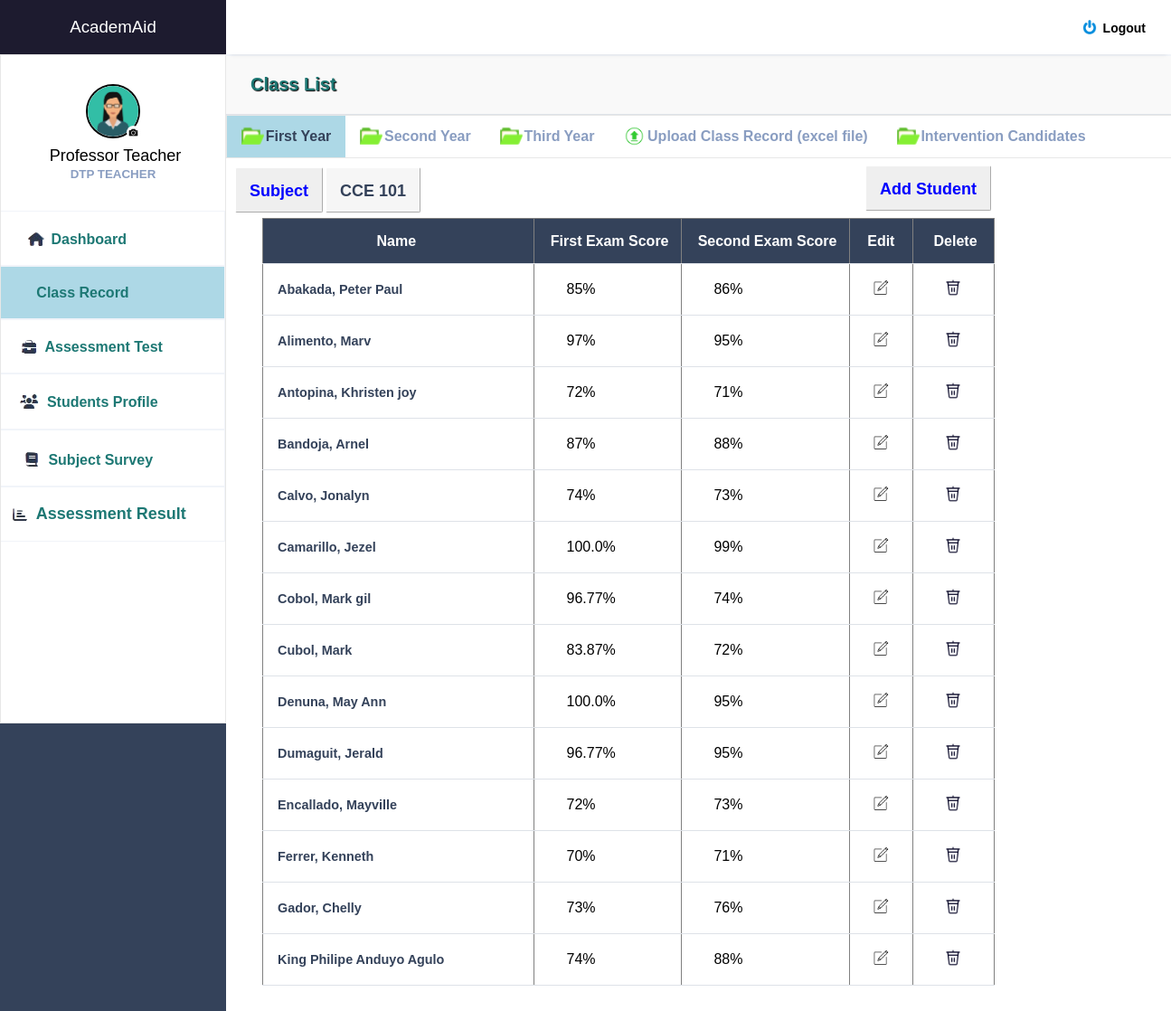
Screenshot of /subject1.php (signed in) with the database file from the repository.
### tables this page shows
CREATE TABLE `tbl_users` (
  `user_id` int(11) NOT NULL,
  `user_uname` varchar(255) NOT NULL,
  `user_pass` varchar(255) NOT NULL,
  `role_id` varchar(255) NOT NULL,
  `fullname` varchar(255) NOT NULL,
  `course` varchar(255) NOT NULL,
  `year` int(11) NOT NULL,
  `program` varchar(255) NOT NULL,
  `id_number` varchar(255) NOT NULL,
  `email` varchar(255) NOT NULL,
  `contact_number` varchar(255) NOT NULL,
  `address` varchar(255) NOT NULL,
  `birthday` varchar(255) NOT NULL,
  `gender` varchar(255) NOT NULL,
  `skills` varchar(255) NOT NULL,
  `image` varchar(250) NOT NULL,
  `exam_score` varchar(255) NOT NULL,
  `subject` varchar(255) NOT NULL,
  `exam_score2` varchar(255) NOT NULL,
  `cc102_1` varchar(255) NOT NULL,
  `cc102_2` varchar(255) NOT NULL,
  `elec` varchar(255) NOT NULL,
  `elec2` varchar(255) NOT NULL,
  `netw` varchar(255) NOT NULL,
  `netw2` varchar(255) NOT NULL,
  `integ` varchar(255) NOT NULL,
  `integ2` varchar(255) NOT NULL,
  `assur` varchar(255) NOT NULL,
  `assur2` varchar(255) NOT NULL
);

### subject1.php (the view, shortened to what this page needs)
<?php
include 'class_first.php';
include '_conn.php';
?>
<html>
<head>
<link rel="stylesheet" href="https://cdnjs.cloudflare.com/ajax/libs/font-awesome/6.0.0/css/all.min.css">
</head>
<body>
<br>
<h2 style="margin-top: -8px; margin-left: 110px;padding: 15px; height: 50px;  font-size: 18px; color: #34425A; border-radius: 2px; border-color: white; border-width: 1px;  position: absolute; background-color: #f6f6f6; border-style: outset">CCE 101</h2>
<button onclick="openModal()" style="padding: 15px; height: 50px; margin-left: 600px; font-size: 18px; color: blue; border-radius: 2px; border-color: white; border-width: 1px; margin-top: -10px; position: relative; cursor: pointer"><b>Add Student</b></button>
<div style="margin-top: -10px; margin-left: 40px; position: ">
            <?php
            if (isset($_SESSION['user_id'])) {
                $sql = "SELECT * FROM tbl_users WHERE exam_score and exam_score2 IS NOT NULL AND year IN (1)  ORDER BY fullname ASC";
                $result = $conn->query($sql);
                if ($result->num_rows > 0) {
                    echo "<table border='1'>";
                    echo "<tr><th style='width: 300px; height: 50px; background-color: #34425A;color: white'>&nbsp&nbsp&nbsp&nbspName &nbsp&nbsp&nbsp&nbsp</th>
                        <th style='background-color:  #34425A;color: white'> &nbsp&nbsp&nbsp First Exam Score&nbsp&nbsp&nbsp </th>
                        <th style='background-color:  #34425A;color: white'> &nbsp&nbsp&nbsp Second Exam Score&nbsp&nbsp&nbsp </th>
                        <th style='background-color:  #34425A;color: white; width: 30px'> &nbsp&nbsp&nbsp Edit &nbsp&nbsp&nbsp </th>
                        <th style='background-color:  #34425A;color: white'> &nbsp&nbsp&nbsp Delete&nbsp&nbsp&nbsp </th>
                        </tr>";
                    while ($row = $result->fetch_assoc()) {
                        echo "<tr><td style='color: #34425A'>"
                            . $row["fullname"] . "&nbsp&nbsp&nbsp&nbsp&nbsp</td>
                            &nbsp<td style='color: black'>&nbsp&nbsp&nbsp&nbsp&nbsp&nbsp&nbsp&nbsp"
                            . $row["exam_score"] . "%&nbsp&nbsp&nbsp&nbsp&nbsp</td>
                            &nbsp<td style='color: black'>&nbsp&nbsp&nbsp&nbsp&nbsp&nbsp&nbsp&nbsp"
                            . $row["exam_score2"] . "%&nbsp&nbsp&nbsp&nbsp&nbsp</td>
                            <td style='width: 70px'><a href='edit_student.php?id=" . $row['user_id'] . "'><center><img src='images/edit_icon.PNG' style='height: 20px; width: 20px'></center></a></td>
                            <td style='width: 90px'><a href='delete_student.php?id=" . $row['user_id'] . "'><center><img src='images/delete_gif.gif' style='height: 20px; width: 20px'></center></a></td>
                            </tr>&nbsp&nbsp&nbsp&nbsp&nbsp &nbsp&nbsp&nbsp";
                    }
                    echo "</table>";
                } else {
                    echo "No results for the logged-in user";
                }
            } else {
                echo "User not logged in";
            }
            ?>
        </div>
        <br>
            <br><br>
</body>
</html>

### dashboard_teacher.php (shortened to what this page needs)
<!DOCTYPE html>
<html lang="en">
<head>
    <link rel="stylesheet" href="styler.css">
    <link rel="stylesheet" href="https://maxst.icons8.com/vue-static/landings/line-awesome/line-awesome/1.3.0/css/line-awesome.min.css">
</head>
<body>
    <div class="sidebar">
        <div class="side-header" style="background-color: #1D1B2F">
            <a href="dashboard_teacher_welc.php"><h3>Academ<span>Aid</span></h3></a>
        </div>
        <div class="side-content" style="background-color: white; border: 1px solid #e7e7e7">
            <div class="profile">
               <a href="teacher_profile.php">
               <?php
               include 'teacher_pic.php';
               ?></a>
                <h4 style="color: black; margin-top: 5px;  font-size: 18px"><?php
        if (isset($_SESSION['user_id'])) {
          $loggedInUserId = $_SESSION['user_id'];
          $sql = "SELECT * FROM tbl_users WHERE user_id = $loggedInUserId";
          $result = $conn->query($sql);
        if ($result->num_rows > 0) {
         while ($row = $result->fetch_assoc()) {
        echo "&nbsp". $row["fullname"] ; }}}?></h4>
                <small>DTP TEACHER</small>
            </div>
            <div class="side-menu" style="background-color: ">
                <ul>
                 <li style="border-style: solid; border-width: 1px; border-color: #f1f4f9; margin-left: -80px">
                       <a href="dashboard_teacher_welc.php"
                       <?php echo isset($a) ? 'style="background-color: lightblue; color: black; font-weight: bold;' : ''; ?>>
                          <img src="images/dash_icon.png" style=" position: relative; margin-bottom: -7px; ">
                        <small style="font-size: 16px; color: #1d7874"><b>Dashboard</b></small>
                        </a></li>
                 <li style="border-style: solid; border-width: 1px; border-color: #f1f4f9; margin-left: -67px">
                       <a href="class_record.php"
                       <?php echo isset($b) ? 'style="background-color: lightblue; color: white;font-weight: bold;' : ''; ?>>
                            <img src="images/subj_icon.png" style=" position: relative; margin-bottom: -7px; ">
                            <small style="font-size: 16px; color: #1d7874; font-weight:bold">Class Record</small>
                        </a> </li>
                <li style="border-style: solid; border-width: 1px; border-color: #f1f4f9; margin-left: -50px">
                       <a href="intervene_teacher.php"
                       <?php echo isset($c) ? 'style="background-color: lightblue; color: white;font-weight: bold;' : ''; ?>>
                            <img src="images/interv_icon.png" style=" position: relative; margin-bottom: -7px; ">
                            <small style="font-size: 16px; color: #1d7874; font-weight:bold">Assessment Test</small>
                        </a> </li>
                    <li style="border-style: solid; border-width: 1px; border-color: #f1f4f9; margin-left: -57px">
                       <a href="student_profile.php"
                       <?php echo isset($d) ? 'style="background-color: lightblue; color: white;font-weight: bold;' : ''; ?>>
                            <img src="images/stuy_icon.png" style=" position: relative; margin-bottom: -7px; ">
                            <small style="font-size: 16px; color: #1d7874; font-weight:bold">Students Profile</small>
                       </a>  </li>
                    <li style="border-style: solid; border-width: 1px; border-color: #f1f4f9; margin-left: -57px">
                       <a href="exit_survey_teacher.php"
                       <?php echo isset($e) ? 'style="background-color: lightblue; color: white;font-weight: bold;' : ''; ?>>
                           <img src="images/subj_icon.png" style=" position: relative; margin-bottom: -7px; ">
                            <small style="font-size: 16px; color: #1d7874; font-weight:bold">Subject Survey</small>
                       </a>
                    </li>
                    <li style="border-style: solid; border-width: 1px; border-color: #f1f4f9; margin-left: -35px">
                       <a href="yearly_result.php"
                       <?php echo isset($f) ? 'style="background-color: lightblue; color: white;font-weight: bold;' : ''; ?>>
                          <img src="images/yearly_icon.png" style=" position: relative; margin-bottom: -7px; ">
                            <small style="font-size: 18px; color: #1d7874; font-weight:bold">Assessment Result</small>
                       </a>
                    </li>
                </ul>
            </div>
        </div>
    </div>
    <div class="main-content">
        <header>
            <div class="header-content">
                <div class="header-menu">
                    <div class="user">
                        <div class="bg-img" style="background-image: url(img/1.jpeg)"></div>
                        <a href="logout.php" onclick="confirmLogout(event)" style="color: black; margin-right: 12px; margin-top: 5px"><span><b style="font-size: 14px"><img src="images/logout.png" style="position: absolute; height: 16px; width: 16px; margin-left: -23px; margin-top: -1px;">Logout</b></span></a>
                    </div>
                </div>
            </div>
        </header>
            <main style="margin-top: 20px">
         </main>
</body>
</html>

### teacher_pic.php (shortened to what this page needs)
<?php
require '_conn.php';
$loggedInUserId = $_SESSION['user_id'];
$user = mysqli_fetch_assoc(mysqli_query($conn, "SELECT * FROM tbl_users WHERE user_id = $loggedInUserId"));
?>
<html>
<head>
<body>
<form class="form" id = "form" action="" enctype="multipart/form-data" method="post">
                                        <div class="upload">
                                            <?php
                                            $image = $user['image'];
                                            ?>
                                    <img src="profile_pictures/<?php echo $image; ?>" width ="125" height="125" title="<?php echo $image; ?>">
                                      <div class="round">
                                        <i class="fa-camera" style = "color: #fff"></i>
                                        </div>
                                       </div>
                                    </form>

### styler.css (style rules this page uses)
:root { --main-color: #22BAA0; --color-dark: #34425A; --text-grey: #B0B0B0; }
* { margin: 0; padding: 0; text-decoration: none; list-style-type: none; box-sizing: border-box; font-family: 'Merriweather', sans-serif; }
.sidebar { position: fixed; height: 100%; width: 250px; left: 0; bottom: 0; top: 0; z-index: 100; background: var(--color-dark); transition: left 300ms; }
.side-header { box-shadow: 0px 5px 5px -5px rgb(0 0 0 /10%); background: var(--main-color); height: 60px; display: flex; justify-content: center; align-items: center; }
.side-header h3, side-head span { color: #fff; font-weight: 400; }
.side-content { height: calc(100vh - 60px); overflow: auto; }
.profile { text-align: center; padding: 2rem 0rem; }
.bg-img { background-repeat: no-repeat; background-size: cover; border-radius: 50%; background-size: cover; }
.profile h4 { color: #fff; font-weight: 500; }
.profile small { color: #899DC1; font-weight: 600; }
.side-menu ul { text-align: center; }
.side-menu a { display: block; padding: 1.2rem 0rem; }
.side-menu a span, .side-menu a small { color: #899DC1; }
.main-content { margin-left: 250px; width: calc(100% - 165px); transition: margin-left 300ms; }
header { position: fixed; right: 0; top: 0; left: 250px; z-index: 100; height: 60px; box-shadow: 0px 5px 5px -5px rgb(0 0 0 /10%); background: #fff; transition: left 300ms; }
.header-content, .header-menu { display: flex; align-items: center; }
.header-content { justify-content: space-between; padding: 0rem 1rem; }
.header-menu { justify-content: flex-end; padding-top: .5rem; }
.user { display: flex; align-items: center; }
.user div, .client-img { height: 40px; width: 40px; margin-right: 1rem; }
.user span:last-child { display: inline-block; margin-left: .3rem; font-size: .8rem; }
main { margin-top: 60px; }
input, button, select { outline: none; }
table { border-collapse: collapse; }
table tbody td { padding: 1rem 0rem; color: #444; }
table tbody td:first-child { padding-left: 1rem; color: var(--main-color); font-weight: 600; font-size: .9rem; }
table tbody tr { border-bottom: 1px solid #dee2e8; }

### teacher_pic.php (style rules this page uses)
.upload { width: 125px; position: relative; margin: auto; }
.upload img { height: 60px; width: 60px; border-radius: 50%; border: 2px solid #DCDCDC; border-style: solid; border-color: black; }
.upload .round { position: absolute; background-image: url('profile_pictures/kamera.jpg'); background-color: red; right: 0; width: 15px; height: 15px; line-height: 2px; text-align: center; border-radius: 50%; overflow: hidden; margin-top: -18px; margin-left: 0px; margin-right: 33px; border-color: black; border-width: 1px; }

### class_record.php (style rules this page uses)
li a { display: block; color: #34425A; text-align: center; padding: 14px 16px; text-decoration: none; }

### rows the page displays
tbl_users: image (picture), fullname "Professor Teacher"
tbl_users: fullname "Abakada, Peter Paul", exam_score "85", exam_score2 "86"
tbl_users: fullname "Alimento, Marv", exam_score "97", exam_score2 "95"
tbl_users: fullname "Antopina, Khristen joy", exam_score "72", exam_score2 "71"
tbl_users: fullname "Bandoja, Arnel", exam_score "87", exam_score2 "88"
tbl_users: fullname "Calvo, Jonalyn", exam_score "74", exam_score2 "73"
tbl_users: fullname "Camarillo, Jezel", exam_score "100.0", exam_score2 "99"
tbl_users: fullname "Cobol, Mark gil", exam_score "96.77", exam_score2 "74"
tbl_users: fullname "Cubol, Mark", exam_score "83.87", exam_score2 "72"
tbl_users: fullname "Denuna, May Ann", exam_score "100.0", exam_score2 "95"
tbl_users: fullname "Dumaguit, Jerald", exam_score "96.77", exam_score2 "95"
tbl_users: fullname "Encallado, Mayville", exam_score "72", exam_score2 "73"
tbl_users: fullname "Ferrer, Kenneth", exam_score "70", exam_score2 "71"
tbl_users: fullname "Gador, Chelly", exam_score "73", exam_score2 "76"
tbl_users: fullname "King Philipe Anduyo Agulo", exam_score "74", exam_score2 "88"
